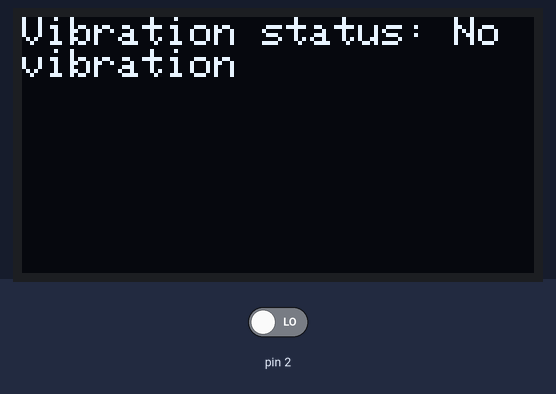
Simulated run of this sketch. Board: Arduino Uno, built for the host (arithmetic inside an expression is 32-bit, double 64-bit). On the bench: 128×64 one-colour display. The test bench sets the inputs (shaded band); at power-on: pin 2 LOW. What the sketch prints to the serial monitor is not drawn.

Above: at 1.8 s.
1.9 s: pin 2 driven HIGH
At 2.7 s:
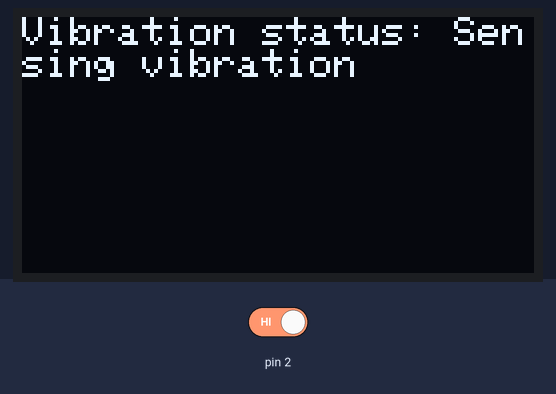
3.6 s: pin 2 driven LOW
At 4.2 s:
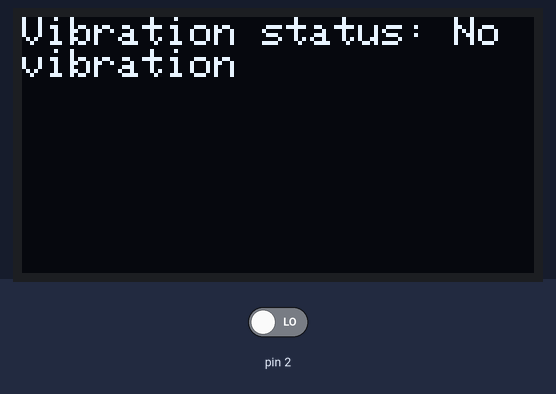
Timing chart, 0 to 6.6 s (numbered marks = the images above; inputs shaded):
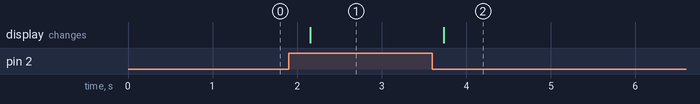

The sketch:

OLED_SW420.ino
```cpp
#include <Wire.h>
#include <Adafruit_GFX.h>
#include <Adafruit_SSD1306.h>

#define SCREEN_WIDTH 128 // OLED display width in pixels
#define SCREEN_HEIGHT 64 // OLED display height in pixels
#define OLED_RESET    -1 // Reset pin (or -1 if sharing Arduino reset pin)
Adafruit_SSD1306 display(SCREEN_WIDTH, SCREEN_HEIGHT, &Wire, OLED_RESET);

int Vibration_signal = PA2; // Pin connected to the vibration sensor
int Sensor_State = 0;

void setup() {
  pinMode(Vibration_signal, INPUT);
  Serial.begin(9600);               // Start the serial communication

  // Initialize the OLED display
  if (!display.begin(SSD1306_SWITCHCAPVCC, 0x3C)) { // Adjust address if necessary
    Serial.println(F("SSD1306 allocation failed"));
    for (;;); // Halt if display initialization fails
  }
  display.clearDisplay(); // Clear the display buffer
}

void loop() {
  Sensor_State = digitalRead(Vibration_signal); // Read the sensor state

  // Clear the display before printing new content
  display.clearDisplay();
  display.setTextSize(1);               // Set text size
  display.setTextColor(SSD1306_WHITE);  // Set text color
  display.setCursor(0, 0);              // Set cursor position

  if (Sensor_State == HIGH) {
    Serial.println("Sensing vibration");
    display.print("Vibration status: Sensing vibration");
  } else {
    Serial.println("No vibration");
    display.print("Vibration status: No vibration");
  }

  display.display(); // Update display with new content
  delay(500); // Delay for readability
}
```

Measured:
- after the input at 1.9 s, the display: changes after 0.26 s (image 1)
- after the input at 3.6 s, the display: changes after 0.14 s (image 2)
